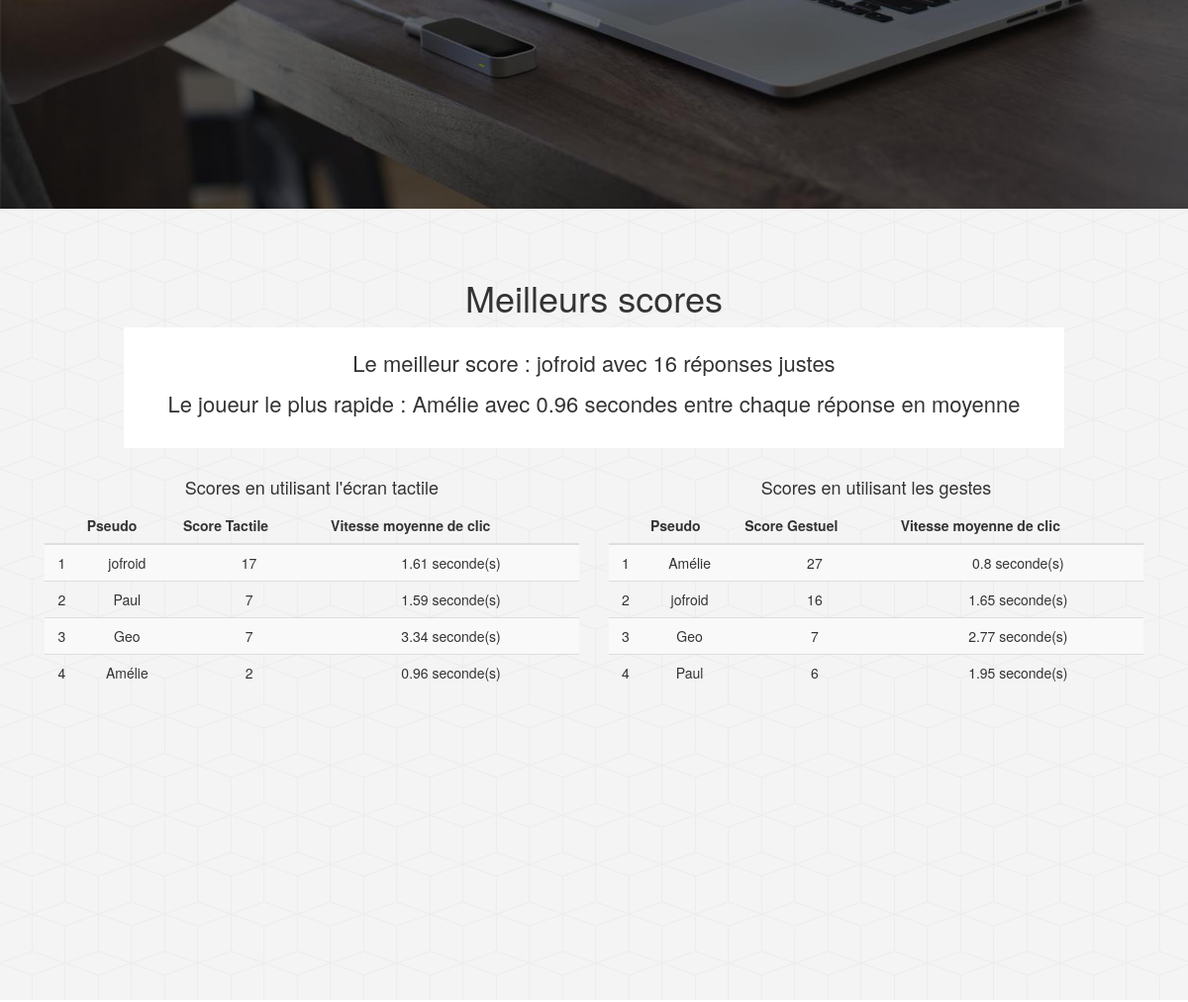
Before: / (middle part) with the older database file.
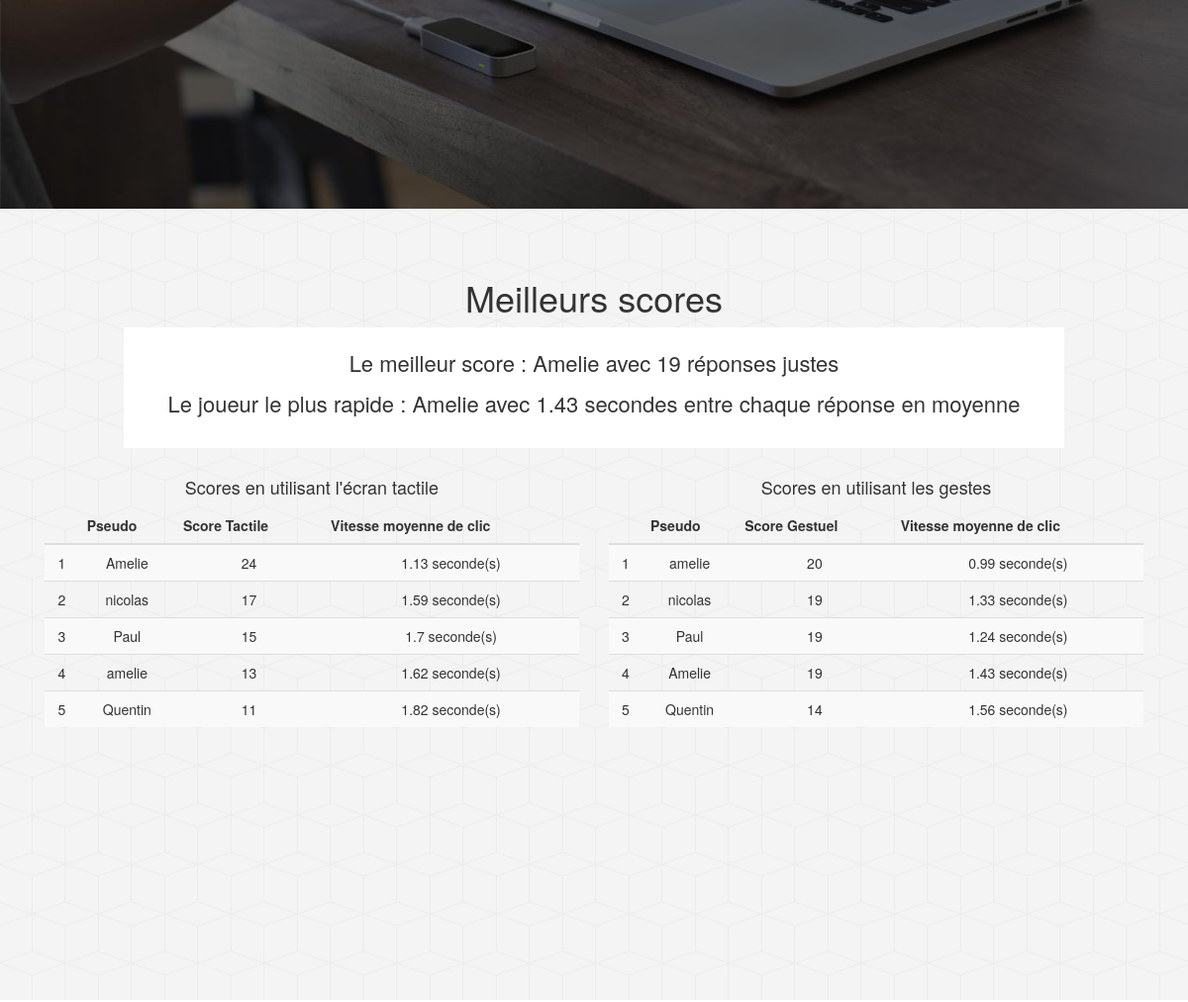
After: the same page with the newer database file.
### tables this page shows
CREATE TABLE player (pseudo char(20) PRIMARY KEY, hand CHAR(5));

### db/functions_db.php (called while the page is built, shortened)
<?php
function get_best_score_tactile ($bdd) {
	$req = $bdd->prepare("
			SELECT *
			FROM
			(SELECT p.pseudo, sum(it.score) as score_tactile, avg(delay_answer) as delay, g.id_game
			FROM iteration it, game g, player p
			WHERE g.id_game = it.id_game and g.pseudo_player = p.pseudo and it.mode = 0
			GROUP BY  g.id_game
			ORDER BY score_tactile ASC)
			GROUP BY pseudo
			ORDER BY score_tactile DESC
			LIMIT 10;");
		$req->execute();
		$result = $req->fetchAll();
		return $result;
}
function get_best_score_gestural ($bdd) {
	$req = $bdd->prepare("
			SELECT *
			FROM
			(SELECT p.pseudo, sum(it.score) as score_gestural, avg(delay_answer) as delay, g.id_game
			FROM iteration it, game g, player p
			WHERE g.id_game = it.id_game and g.pseudo_player = p.pseudo and it.mode = 1
			GROUP BY  g.id_game
			ORDER BY score_gestural ASC)
			GROUP BY pseudo
			ORDER BY score_gestural DESC
			LIMIT 10;");
		$req->execute();
		$result = $req->fetchAll();
		return $result;
}
function get_best_player ($bdd) {
	$req = $bdd->prepare("SELECT *
							FROM
							(SELECT p.pseudo, sum(it.score) as score, avg(delay_answer) as delay, g.id_game
							FROM iteration it, game g, player p
							WHERE g.id_game = it.id_game and g.pseudo_player = p.pseudo
							GROUP BY  g.id_game, it.mode
							ORDER BY score ASC)
							GROUP BY pseudo
							ORDER BY score DESC
							LIMIT 1;");
	$req->execute();
	$result = $req->fetch();
	return($result);
}
function get_fastest_player ($bdd) {
	$req = $bdd->prepare("SELECT *
					FROM
					(SELECT p.pseudo, sum(it.score) as score, avg(delay_answer) as delay, g.id_game
					FROM iteration it, game g, player p
					WHERE g.id_game = it.id_game and g.pseudo_player = p.pseudo
					GROUP BY  g.id_game, it.mode
					ORDER BY delay DESC)
					GROUP BY pseudo
					LIMIT 1;");
	$req->execute();
	$result = $req->fetch();
	return($result);
}
?>

### index.php (the view, shortened to what this page needs)
<!DOCTYPE html>
<html lang="en">
<?php
	include_once("head.php");
?>
<body id="page-top" data-spy="scroll" data-target=".navbar-fixed-top">
    <section id="about" class="intro-section">
    </section>
	<?php
		include_once("db/functions_db.php");
		include_once "db/create_database.php";
	?>
    <section id="scores" class="score-section">
        <div class="container">
            <div class="row">
                <div class="col-lg-12">
                    <h1>Meilleurs scores</h1>
						<?php
								$best_score_tactile = get_best_score_tactile($bdd);
								$best_score_gestural = get_best_score_gestural($bdd);
								$fastest = get_fastest_player($bdd);
								$best = get_best_player($bdd);
							?>
                <div class="col-lg-10 col-lg-offset-1 best">
				<p class="fun">Le meilleur score : <name class="named"><?php echo $best['pseudo'].'</name> avec '.$best['score'].' réponses justes'?></p>
				<p class="fun">Le joueur le plus rapide : <name><?php echo $fastest['pseudo'].' avec '.(round($fastest['delay']*0.001,2)).'</name> secondes entre chaque réponse en moyenne'?></p>
				</div>
                <div class="col-lg-6 col-md-6">
                <h4>Scores en utilisant l'écran tactile</h4>
						<table class="table table-striped">
						<thead>
							<tr>
							<th></th>
							<th>Pseudo</th>
							<th>Score Tactile</th>
							<th>Vitesse moyenne de clic</th>
							</tr>
						</thead>
						<tbody id="score_table">
						<?php
						$cpt=1;
								foreach ($best_score_tactile as $score) {
									echo '<tr><td>'.$cpt.'</td><td>'.$score[0].'</td><td>'.$score[1].'</td><td>'.(round($score[2]*0.001,2)).' seconde(s)</td></tr>';
									$cpt++;
								}
							?>
						</tbody>
						</table>
                </div>
                <div class="col-lg-6 col-md-6">
                <h4>Scores en utilisant les gestes</h4>
						<table class="table table-striped">
						<thead>
							<tr>
							<th></th>
							<th>Pseudo</th>
							<th>Score Gestuel</th>
							<th>Vitesse moyenne de clic</th>
							</tr>
						</thead>
						<tbody id="score_table">
							<?php
							$cpt=1;
								foreach ($best_score_gestural as $score) {
									echo '<tr><td>'.$cpt.'</td><td>'.$score[0].'</td><td>'.$score[1].'</td><td>'.(round($score[2]*0.001,2)).' seconde(s)</td></tr>';
									$cpt++;
								}
							?>
						</tbody>
						</table>
                </div>
                </div>
            </div>
        </div>
    </section>
</body>
</html>

### head.php (shortened to what this page needs)
<head>
    <link href="./css/bootstrap.min.css" rel="stylesheet">
    <link  rel="stylesheet" href="./css/scrolling-nav.css">
	<link rel="stylesheet" href="./css/flipclock.css">
</head>

### css/scrolling-nav.css (style rules this page uses)
body { width: 100%; height: 100%; }
html { width: 100%; height: 100%; }
.intro-section { min-height: 100%; padding-top: 150px; text-align: center; background: #fff; background-image: url('../img/demo_leap3.jpg'); background-size: cover; color: white; }
.score-section { min-height: 100%; padding-top: 50px; text-align: center; background: #eee; background-image: url("../img/cubes.png"); }
.score-section .best { background-color: white; padding: 20px; border-color: blue; border-width: 10px; margin-bottom: 20px; }
body { height: 100%; text-align: center; background-color: #e7e7e7; }
.fun { font-size: 22px; }

Changed rows visible on the page:
removed player: pseudo "jofroid", score "17", score "1.61", score "16", score "1.65"
removed player: pseudo "Amélie", score "2", score "0.96", score "27", score "0.8"
removed player: pseudo "Geo", score "7", score "3.34", score "2.77"
added player: pseudo "Amelie", score "24", score "1.13", score "19", score "1.43"
added player: pseudo "nicolas", score "17", score "1.59", score "19", score "1.33"
computed for player "Paul": score "7" → "15"; score "1.59" → "1.7"; score "6" → "19"; score "1.95" → "1.24"
added player: pseudo "amelie", score "13", score "1.62", score "20", score "0.99"
added player: pseudo "Quentin", score "11", score "1.82", score "14", score "1.56"
Other visible differences:
$best['score']: "16" → "19"
$fastest['delay']*0.001: "0.96" → "1.43"
